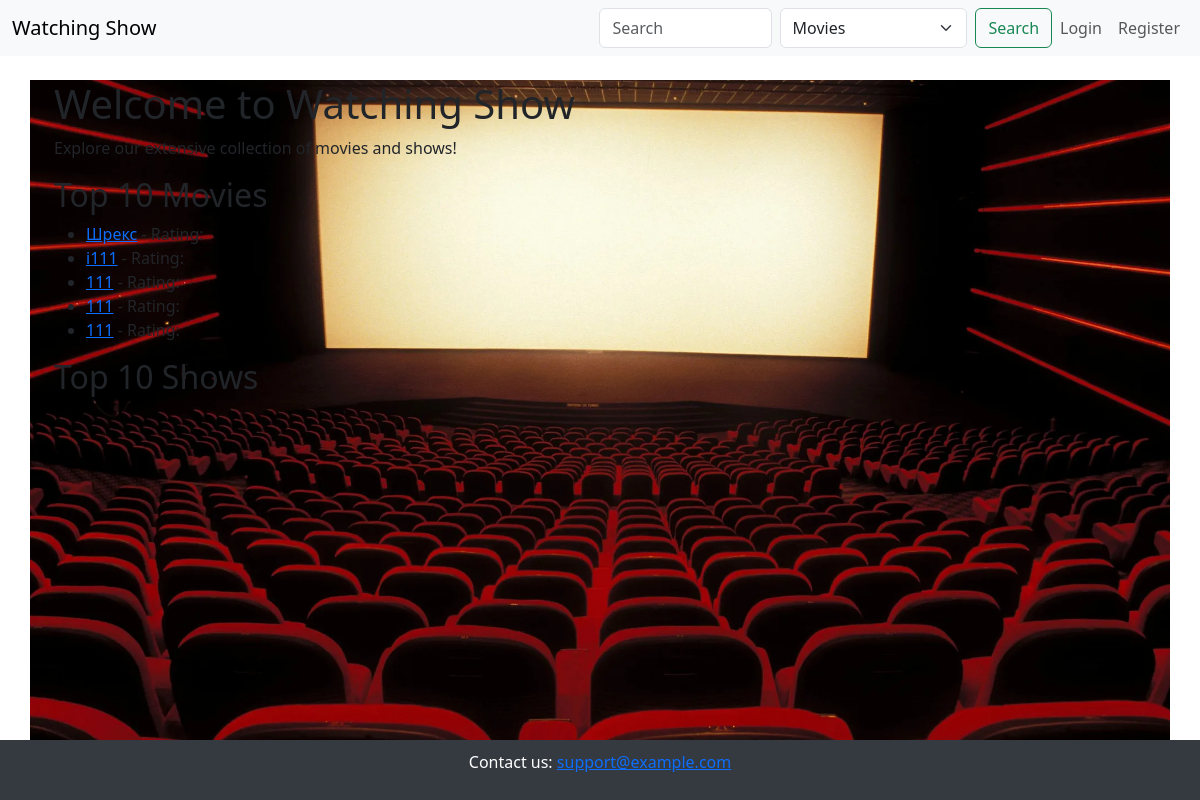
The page / on the database its author committed.
### app/models.py (models this page shows)
class Movie(db.Model):
    id = db.Column(db.Integer, primary_key=True)
    title = db.Column(db.String(150), nullable=False)
    description = db.Column(db.Text, nullable=False)
    genre = db.Column(db.String(100), nullable=True)
    year = db.Column(db.Integer, nullable=True)
    thumbnail_url = db.Column(db.String(250), nullable=False)
    video_url = db.Column(db.String(250), nullable=False)
    external_rating = db.Column(db.Float, default=0)
    @property
    def average_rating(self):
        user_rating_avg = (
                db.session.query(db.func.avg(Rating.rating))
                .filter(Rating.movie_id == self.id)
                .scalar() or 0
        )
        return round((user_rating_avg + self.external_rating) / 2, 1)

### app/routes/main.py (the view)
@main.route('/')
def index():
    top_movies = Movie.query.order_by(Movie.external_rating.desc()).limit(10).all()
    top_shows = Show.query.order_by(Show.external_rating.desc()).limit(10).all()
    if current_user.is_authenticated:
        user_movies = get_recommended_movies(current_user.id)
        user_shows = get_recommended_shows(current_user.id)
    else:
        user_movies = top_movies
        user_shows = top_shows
    return render_template(
        'index.html', top_movies=user_movies, top_shows=user_shows
    )

### app/templates/index.html (shortened to what this page needs)
{% extends 'base.html' %}
{% block content %}
<div class="container">
    <h1>Welcome to Watching Show</h1>
    <p>Explore our extensive collection of movies and shows!</p>
    <h2>Top 10 Movies</h2>
    <ul>
        {% for movie in top_movies %}
        <li>
            <a href="{{ url_for('main.watch', content_type='movie', content_id=movie.id) }}">{{ movie.title }}</a> - Rating: {{ movie.average_rating }}
        </li>
        {% endfor %}
    </ul>
    <h2>Top 10 Shows</h2>
</div>
{% endblock %}

### app/templates/base.html (style rules this page uses)
body { display: flex; flex-direction: column; min-height: 100vh; margin: 0; }

### rows shown on the page
Movie: title "Шрекс"
Movie: title "i111"
Movie: title "111"
Movie: title "111"
Movie: title "111"
